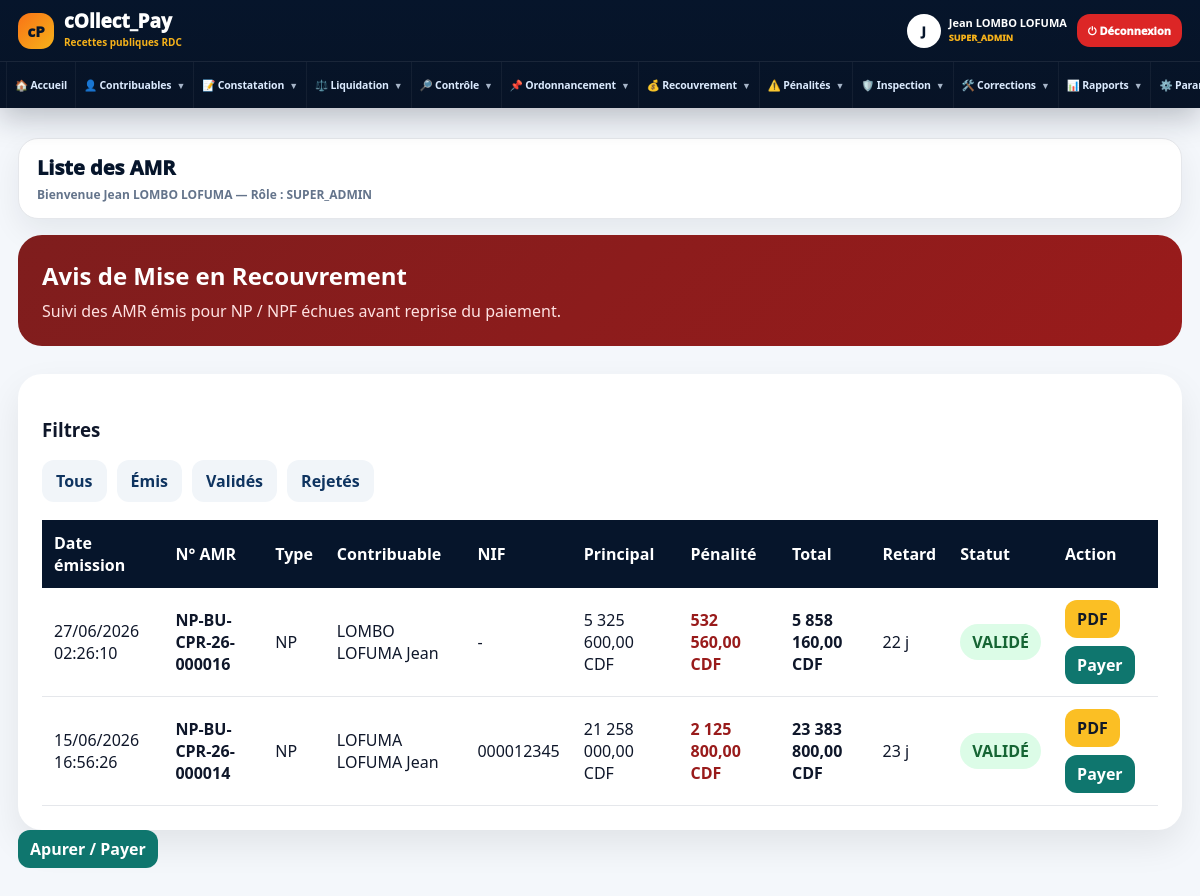
Page /modules/recouvrement/amr_list.php (signed in) on the committed database.
### tables this page shows
CREATE TABLE `amr` (
  `id` int(11) NOT NULL,
  `numero_amr` varchar(100) NOT NULL,
  `reference_type` enum('NP','NPF') NOT NULL,
  `reference_numero` varchar(100) NOT NULL,
  `note_perception_id` int(11) NOT NULL,
  `montant_principal` decimal(18,2) NOT NULL DEFAULT 0.00,
  `montant_penalite` decimal(18,2) NOT NULL DEFAULT 0.00,
  `montant_total` decimal(18,2) NOT NULL DEFAULT 0.00,
  `jours_retard` int(11) NOT NULL DEFAULT 0,
  `statut` enum('emis','valide','rejete') DEFAULT 'emis',
  `motif` text DEFAULT NULL,
  `user_emission_id` int(11) DEFAULT NULL,
  `user_validation_id` int(11) DEFAULT NULL,
  `date_emission` datetime DEFAULT current_timestamp(),
  `date_validation` datetime DEFAULT NULL
);

CREATE TABLE `contribuables` (
  `id` int(11) NOT NULL,
  `type_personne` enum('physique','morale','etablissement','ong','autres') NOT NULL,
  `raison_sociale` varchar(255) DEFAULT NULL,
  `nom` varchar(150) DEFAULT NULL,
  `postnom` varchar(150) DEFAULT NULL,
  `prenom` varchar(150) DEFAULT NULL,
  `nif` varchar(100) DEFAULT NULL,
  `rccm` varchar(100) DEFAULT NULL,
  `telephone` varchar(50) DEFAULT NULL,
  `email` varchar(150) DEFAULT NULL,
  `adresse` text DEFAULT NULL,
  `ville` varchar(150) DEFAULT NULL,
  `territoire` varchar(150) DEFAULT NULL,
  `province` varchar(150) DEFAULT NULL,
  `actif` tinyint(1) DEFAULT 1,
  `created_at` timestamp NOT NULL DEFAULT current_timestamp(),
  `code_contribuable` varchar(50) DEFAULT NULL,
  `id_national` varchar(100) DEFAULT NULL,
  `telephone_secondaire` varchar(50) DEFAULT NULL,
  `commune` varchar(150) DEFAULT NULL,
  `quartier` varchar(150) DEFAULT NULL,
  `avenue` varchar(150) DEFAULT NULL,
  `numero_parcelle` varchar(50) DEFAULT NULL,
  `latitude` decimal(12,8) DEFAULT NULL,
  `longitude` decimal(12,8) DEFAULT NULL,
  `photo` varchar(255) DEFAULT NULL,
  `statut` enum('actif','suspendu','radie','decede','contentieux') DEFAULT 'actif'
);

### auth/check_auth.php (called while the page is built, shortened)
<?php
if (!function_exists('cpCurrentRole')) {
    function cpCurrentRole(): string
    {
        return strtoupper(trim((string)(
            $_SESSION['role']
            ?? $_SESSION['nom_role']
            ?? $_SESSION['role_code']
            ?? ''
        )));
    }
}
require_once __DIR__ . "/permissions.php";

### auth/permissions.php (called while the page is built, shortened)
<?php
if (!function_exists('hasPermission')) {
    function hasPermission(string $module, string $action = 'view'): bool
    {
        $role = cpCurrentRole();
        if ($role === 'SUPER_ADMIN') {
            return true;
        }
        $roleId = cpCurrentRoleId();
        $permissions = getRolePermissions($roleId);
        return isset($permissions[$module][$action])
            && (int)$permissions[$module][$action] === 1;
    }
}
if (!function_exists('canDo')) {
    function canDo(string $module, string $action = 'view'): bool
    {
        return hasPermission($module, $action);
    }
}

### modules/recouvrement/amr_list.php (the view, shortened to what this page needs)
<?php
require_once "../../auth/check_auth.php";
$where = "";
$params = [];
$stmt = $pdo->prepare("
    SELECT
        amr.*,
        np.type_np,
        np.statut AS statut_np,
        np.date_echeance,
        nd.numero_nd,
        nt.numero_nt,
        c.raison_sociale,
        c.nom,
        c.postnom,
        c.prenom,
        c.nif,
        ue.nom AS nom_emetteur,
        uv.nom AS nom_validateur
    FROM amr
    JOIN notes_perception np ON amr.note_perception_id = np.id
    JOIN notes_debit nd ON np.note_debit_id = nd.id
    JOIN notes_taxation nt ON nd.note_taxation_id = nt.id
    JOIN contribuables c ON nt.contribuable_id = c.id
    LEFT JOIN users ue ON amr.user_emission_id = ue.id
    LEFT JOIN users uv ON amr.user_validation_id = uv.id
    $where
    ORDER BY amr.date_emission DESC
");
$stmt->execute($params);
$amrs = $stmt->fetchAll(PDO::FETCH_ASSOC);
function nomContribuableAMRList($c)
{
    if (!empty($c['raison_sociale'])) {
        return $c['raison_sociale'];
    }
    return trim(
        ($c['nom'] ?? '') . ' ' .
        ($c['postnom'] ?? '') . ' ' .
        ($c['prenom'] ?? '')
    );
}
function formatDateAMRList($date)
{
    return date('d/m/Y H:i:s', strtotime($date));
}
function badgeAMR($statut)
{
    if ($statut === 'valide') {
        return "<span class='badge badge-green'>VALIDÉ</span>";
    }
    return "<span class='badge badge-orange'>ÉMIS</span>";
}
$canPayAMR = function_exists('canDo') && canDo('amr', 'pay');
$canPrintAMR = function_exists('canDo') ? canDo('amr', 'print') : true;
?>
<!DOCTYPE html>
<html lang="fr">
<head>
<link rel="stylesheet" href="/collect_pay/assets/css/admin.css">
</head>
<body>
<div class="admin-layout">
<?php require_once "../../includes/sidebar.php"; ?>
<main class="main-content">
<?php require_once "../../includes/topbar.php"; ?>
<div class="hero-amr">
    <h2>Avis de Mise en Recouvrement</h2>
    <p>Suivi des AMR émis pour NP / NPF échues avant reprise du paiement.</p>
</div>
<div class="panel">
    <h3>Filtres</h3>
    <div class="filters">
        <a href="amr_list.php">Tous</a>
        <a href="amr_list.php?statut=emis">Émis</a>
        <a href="amr_list.php?statut=valide">Validés</a>
        <a href="amr_list.php?statut=rejete">Rejetés</a>
    </div>
    <table class="table-premium">
        <tr>
            <th>Date émission</th>
            <th>N° AMR</th>
            <th>Type</th>
            <th>Contribuable</th>
            <th>NIF</th>
            <th>Principal</th>
            <th>Pénalité</th>
            <th>Total</th>
            <th>Retard</th>
            <th>Statut</th>
            <th>Action</th>
        </tr>
        <?php foreach ($amrs as $a): ?>
            <tr>
                <td><?= htmlspecialchars(formatDateAMRList($a['date_emission'])) ?></td>
                <td><strong><?= htmlspecialchars($a['numero_amr']) ?></strong></td>
                <td><?= htmlspecialchars($a['reference_type']) ?></td>
                <td><?= htmlspecialchars(nomContribuableAMRList($a)) ?></td>
                <td><?= htmlspecialchars($a['nif'] ?? '-') ?></td>
                <td><?= number_format((float)$a['montant_principal'], 2, ',', ' ') ?> CDF</td>
                <td><span class="amount"><?= number_format((float)$a['montant_penalite'], 2, ',', ' ') ?> CDF</span></td>
                <td><strong><?= number_format((float)$a['montant_total'], 2, ',', ' ') ?> CDF</strong></td>
                <td><?= (int)$a['jours_retard'] ?> j</td>
                <td><?= badgeAMR($a['statut']) ?></td>
                <td>
                    <div class="action-group">
                        <?php if ($canPrintAMR): ?>
                            <a class="btn-action btn-pdf"
                               target="_blank"
                               href="/collect_pay/reports/amr_pdf.php?numero=<?= urlencode($a['numero_amr']) ?>">
                                PDF
                            </a>
                        <?php endif; ?>
                        <?php if ($canPayAMR && (($a['statut'] ?? '') === 'valide' || ($a['statut'] ?? '') === 'emis')): ?>
                            <a class="btn-action btn-pay"
                               href="/collect_pay/modules/recouvrement/paiement_amr.php?numero=<?= urlencode($a['numero_amr']) ?>">
                                Payer
                            </a>
                        <?php endif; ?>
                    </div>
                </td>
            </tr>
        <?php endforeach; ?>
    </table>
</div>
<?php if (function_exists('canDo') && (canDo('amr','pay') || canDo('apurement','create'))): ?>
    <a class="btn-action btn-pay"
       href="/collect_pay/modules/recouvrement/paiement_amr.php?numero=<?= urlencode($a['numero_amr']) ?>">
        Apurer / Payer
    </a>
<?php endif; ?>
</main>
</div>
</body>
</html>

### assets/css/admin.css (style rules this page uses)
* { box-sizing: border-box; }
body { margin: 0; font-family: 'Segoe UI', sans-serif; background: #f4f7fb; color: #1f2937; }
.admin-layout { min-height: 100vh; }
.main-content { margin-left: 280px; width: calc(100% - 280px); padding: 28px; transition: all .35s ease; }
.panel { background: white; border-radius: 24px; padding: 24px; margin-top: 28px; box-shadow: 0 15px 35px rgba(0,0,0,.08); }
.table-premium { width: 100%; border-collapse: collapse; }
.table-premium th { background: #06152b; color: white; padding: 12px; text-align: left; }
.table-premium td { padding: 12px; border-bottom: 1px solid #e5e7eb; }

### modules/recouvrement/amr_list.php (style rules this page uses)
.hero-amr { background:linear-gradient(135deg,#7f1d1d,#991b1b); color:white; padding:24px; border-radius:24px; margin-bottom:22px; }
.hero-amr h2 { margin:0;font-weight:900 }
.hero-amr p { margin:8px 0 0;color:#fee2e2 }
.filters { display:flex; gap:10px; flex-wrap:wrap; margin-bottom:18px; }
.filters a { text-decoration:none; padding:10px 14px; border-radius:12px; font-weight:900; background:#f1f5f9; color:#0f3460; }
.badge { display:inline-block; padding:7px 12px; border-radius:999px; font-weight:900; }
.badge-green { background:#dcfce7;color:#166534 }
.amount { font-weight:900; color:#991b1b; }
.action-group { display:flex; gap:8px; flex-wrap:wrap; }
.btn-action { display:inline-block; padding:8px 12px; border-radius:12px; text-decoration:none; font-weight:900; background:#0f3460; color:white; }
.btn-pdf { background:#fbbf24; color:#111827; }
.btn-pay { background:#0f766e; color:white; }

### includes/sidebar.php (style rules this page uses)
:root { --cp-navy:#06152b;--cp-blue:#0f3460;--cp-gold:#f6b21a;--cp-bg:#f4f7fb;--cp-border:#e5e7eb;--cp-text:#0f172a;--cp-muted:#64748b }
html,body { margin:0!important;padding:0!important;background:var(--cp-bg)!important;font-family:'Segoe UI',Arial,sans-serif!important;color:var(--cp-text)!important;overflow-x:hidden!important }
.admin-layout { min-height:100vh!important;display:block!important }
.main-content,.cp-main,main { margin-left:0!important;width:100%!important;max-width:100%!important;min-height:100vh!important;padding:0 18px 26px!important }

### rows in the picture
amr: date_emission "27/06/2026 02:26:10", numero_amr "NP-BU-CPR-26-000016", reference_type "NP", contribuables.raison_sociale "LOMBO LOFUMA Jean", contribuables.nif "-", montant_principal "5 325 600,00", montant_penalite "532 560,00", montant_total "5 858 160,00", jours_retard "22", statut "VALIDÉ"
amr: date_emission "15/06/2026 16:56:26", numero_amr "NP-BU-CPR-26-000014", reference_type "NP", contribuables.nom+postnom+prenom "LOFUMA LOFUMA Jean", contribuables.nif "000012345", montant_principal "21 258 000,00", montant_penalite "2 125 800,00", montant_total "23 383 800,00", jours_retard "23", statut "VALIDÉ"

### other values in the picture
substr($nom,0,1) "J"
$nom "Jean LOMBO LOFUMA"
$role "SUPER_ADMIN"
$page_title "Liste des AMR"
